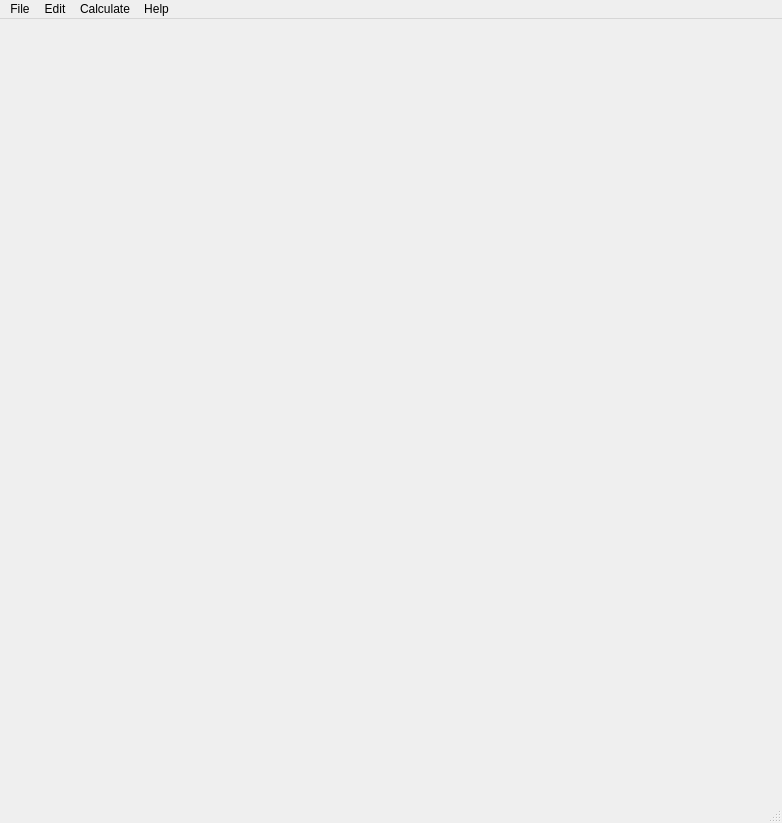
<?xml version="1.0" encoding="UTF-8"?>
<ui version="4.0">
 <class>MainWindow</class>
 <widget class="QMainWindow" name="MainWindow">
  <property name="geometry">
   <rect>
    <x>0</x>
    <y>0</y>
    <width>782</width>
    <height>823</height>
   </rect>
  </property>
  <property name="windowTitle">
   <string>MainWindow</string>
  </property>
  <widget class="QWidget" name="centralwidget"/>
  <widget class="QStatusBar" name="statusbar"/>
  <widget class="QMenuBar" name="menubar">
   <property name="geometry">
    <rect>
     <x>0</x>
     <y>0</y>
     <width>782</width>
     <height>22</height>
    </rect>
   </property>
   <widget class="QMenu" name="menuFile">
    <property name="title">
     <string>File</string>
    </property>
    <widget class="QMenu" name="menuExport">
     <property name="title">
      <string>Export</string>
     </property>
     <addaction name="actionExcel_Mixing"/>
    </widget>
    <addaction name="actionOpen"/>
    <addaction name="actionSave"/>
    <addaction name="menuExport"/>
   </widget>
   <widget class="QMenu" name="menuEdit">
    <property name="title">
     <string>Edit</string>
    </property>
    <addaction name="actionUndo"/>
    <addaction name="actionRedo"/>
    <addaction name="actionPepcoded_File"/>
   </widget>
   <widget class="QMenu" name="menuCalculate">
    <property name="title">
     <string>Calculate</string>
    </property>
    <addaction name="Calculate"/>
   </widget>
   <widget class="QMenu" name="menuHelp">
    <property name="title">
     <string>Help</string>
    </property>
    <addaction name="actionAboutOpenPep"/>
   </widget>
   <addaction name="menuFile"/>
   <addaction name="menuEdit"/>
   <addaction name="menuCalculate"/>
   <addaction name="menuHelp"/>
  </widget>
  <action name="actionOpen">
   <property name="text">
    <string>Open</string>
   </property>
   <property name="shortcut">
    <string>Ctrl+O</string>
   </property>
  </action>
  <action name="actionSave">
   <property name="text">
    <string>Save</string>
   </property>
   <property name="shortcut">
    <string>Ctrl+S</string>
   </property>
  </action>
  <action name="Calculate">
   <property name="text">
    <string>Run</string>
   </property>
   <property name="shortcut">
    <string>Ctrl+R</string>
   </property>
  </action>
  <action name="actionUndo">
   <property name="text">
    <string>Undo</string>
   </property>
   <property name="shortcut">
    <string>Ctrl+Z</string>
   </property>
  </action>
  <action name="actionRedo">
   <property name="text">
    <string>Redo</string>
   </property>
   <property name="shortcut">
    <string>Ctrl+Y</string>
   </property>
  </action>
  <action name="actionAboutOpenPep">
   <property name="text">
    <string>About OpenPep</string>
   </property>
  </action>
  <action name="actiontest12">
   <property name="text">
    <string>test12</string>
   </property>
  </action>
  <action name="actionPepcoded_File">
   <property name="text">
    <string>Pepcoded File</string>
   </property>
  </action>
  <action name="actionExcel_Mixing">
   <property name="text">
    <string>Excel Mixing</string>
   </property>
  </action>
 </widget>
 <resources/>
 <connections/>
</ui>
